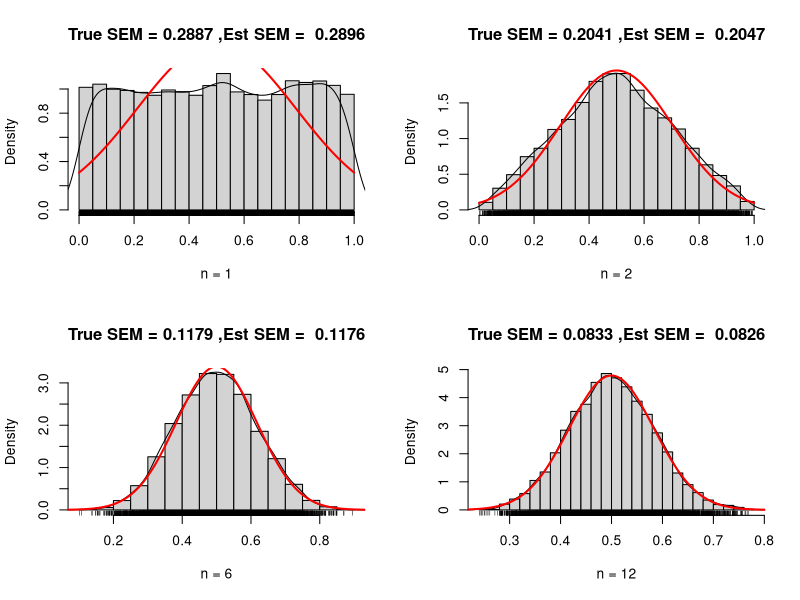
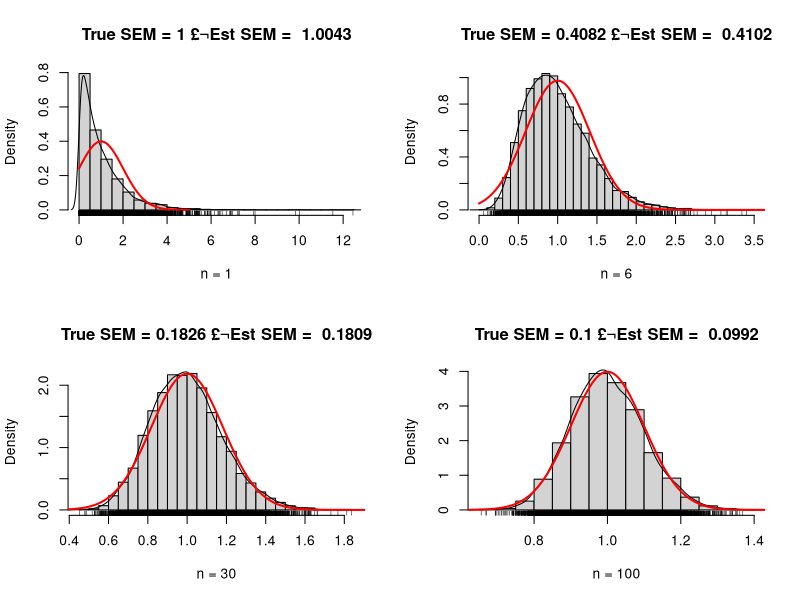
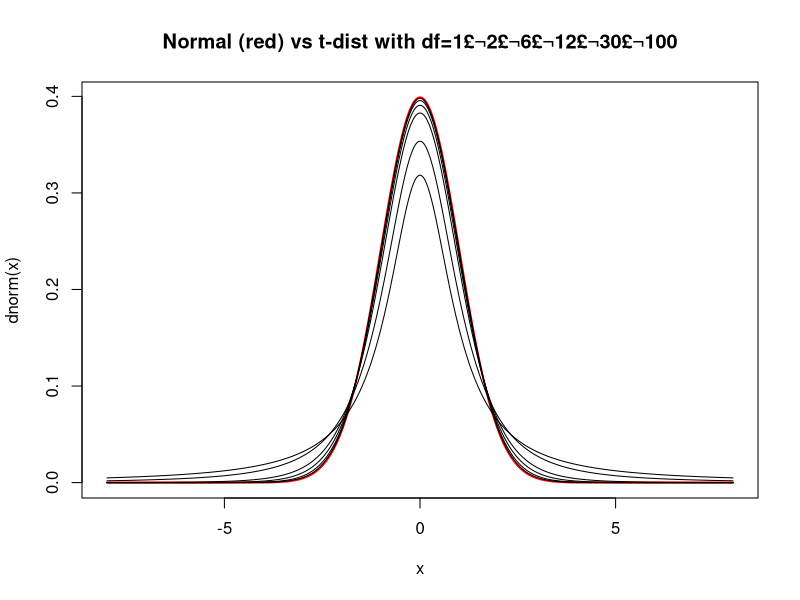
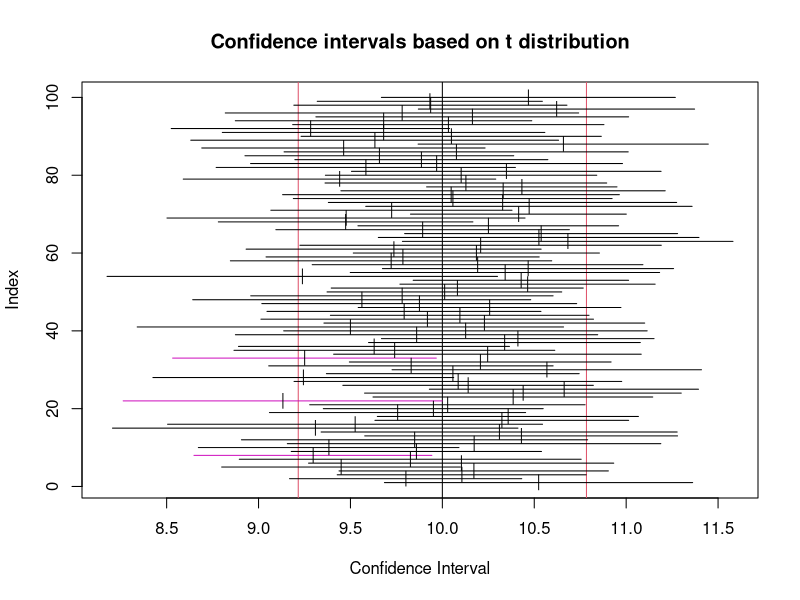
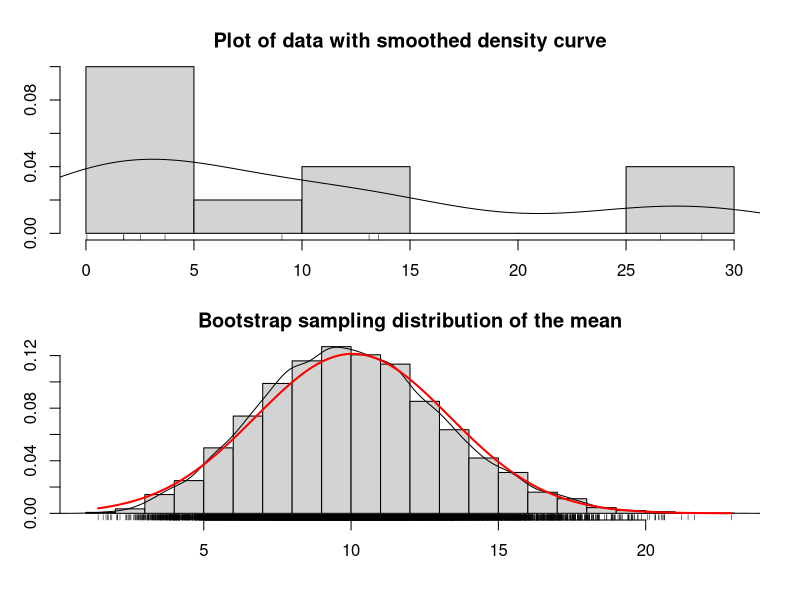
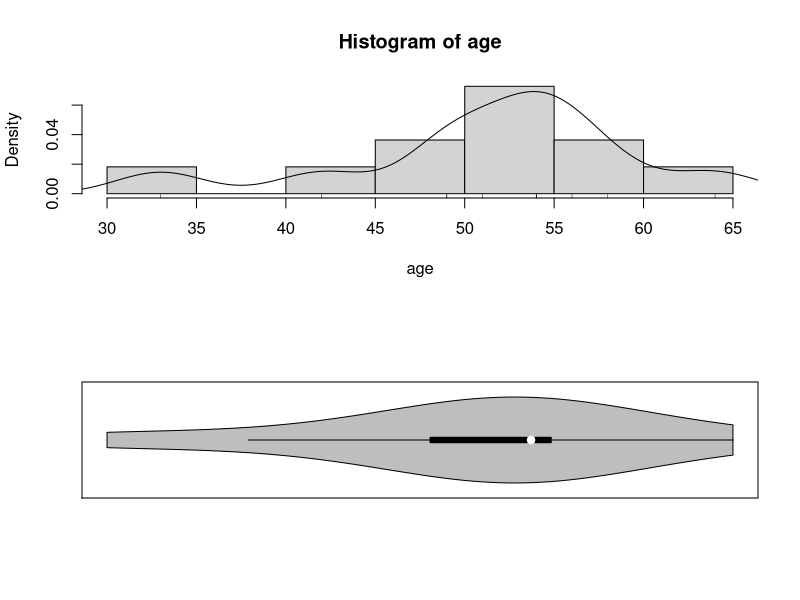
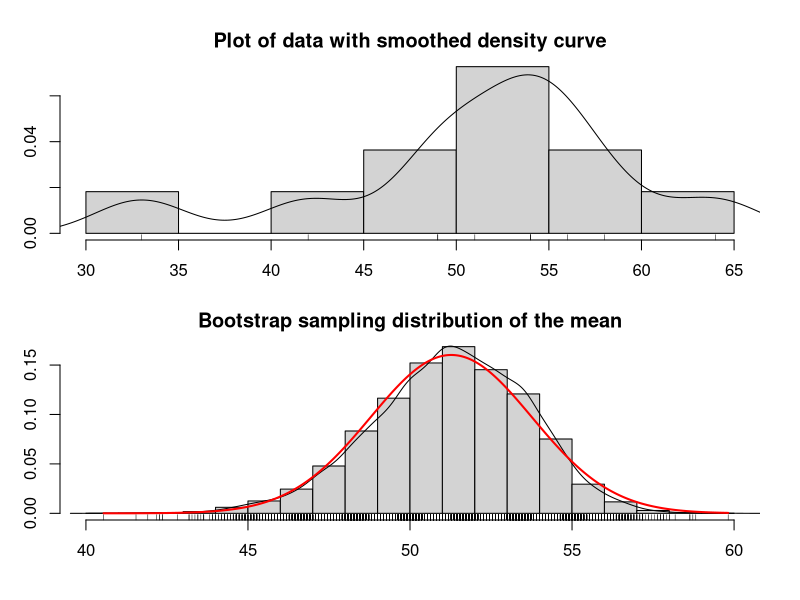
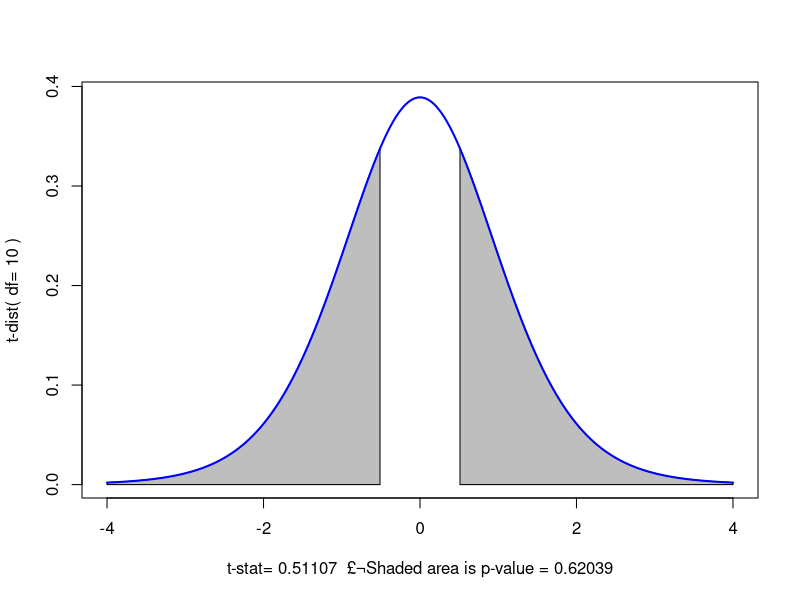

The R script that drew these images, in order:
demo.clt.unif <- function(N, n)
{sam <- matrix(runif(N*n,0,1), ncol=N) ;
sam.mean <- colMeans(sam)
sam.se <- sd(sam.mean)
true.se <- sqrt((1/12)/n)
hist(sam.mean,freq = FALSE,breaks = 25, main = paste( "True SEM =", round(true.se,4), ",Est SEM = ", round(sam.se,4)), xlab = paste( "n =", n))
points(density(sam.mean), type = "l")
x<- seq(0,1,length = 1000)
points(x, dnorm(x,mean = 0.5,sd = true.se),type = "l", lwd = 2,col = "red")
rug(sam.mean)
}

par(mfrow=c(2,2));
demo.clt.unif(10000,  1);
demo.clt.unif(10000,  2);
demo.clt.unif(10000,  6);
demo.clt.unif(10000, 12);

demo.clt.exp <- function(N, n) {
  sam <- matrix(rexp (N*n,1) , ncol=N) ;
  sam.mean <- colMeans(sam)
  sam.se <- sd(sam.mean)
  true.se <- sqrt(1/n)
  hist(sam.mean,freq = FALSE,breaks = 25, main = paste( "True SEM =", round(true.se,4),"£¬Est SEM = ", round( sam.se,4)), xlab = paste( "n =", n))
  points(density(sam.mean), type = "l")
  x<- seq(0,5,length = 1000)
  points(x,dnorm(x,mean = 1,sd = true.se),type = "l", lwd = 2,col = "red")
  rug(sam.mean)
}
par(mfrow=c(2,2));
demo.clt.exp(10000, 1);
demo.clt.exp(10000, 6);
demo.clt.exp(10000, 30);
demo.clt.exp(10000, 100);


x<- seq(-8,8, length = 1000)
par(mfrow=c(1,1))
plot(x, dnorm(x), type = "l",lwd = 2, col = "red", main = "Normal (red) vs t-dist with df=1£¬2£¬6£¬12£¬30£¬100")
points(x, dt(x,1), type = "l")
points(x, dt (x,2), type = "l")
points(x, dt(x,6), type = "l")
points(x, dt(x,12), type = "l")
points(x, dt(x,30), type = "l")
points(x, dt(x, 100), type = "l")

library(TeachingDemos)
ci.examp(mean.sim = 10, sd = 2, n = 25, reps = 100,conf.level= 0.95,method = "t")

bs.one.samp.dist <- function(dat, N = 1e4){
n <- length(dat) ;
sam <- matrix(sample(dat,size = N * n, replace = TRUE), ncol=N);
sam.mean <- colMeans(sam) ;
old.par <- par(no.readonly =TRUE)
par(mfrow=c(2,1), mar=c(3,2,2,1), oma=c(1,1,1,1))
hist(dat,freq = FALSE, breaks = 6,main = "Plot of data with smoothed density curve")
points(density(dat), type = "l")
rug(dat)
hist(sam.mean,freq = FALSE,breaks = 25, main = "Bootstrap sampling distribution of the mean", xlab = paste( "Data: n =", n, " , mean =", signif(mean(dat) , digits = 5), " , se =", signif(sd(dat)/sqrt(n)), digits = 5))
points(density(sam.mean), type = "l")
x <- seq(min(sam.mean) , max(sam.mean), length = 1000)
points(x, dnorm(x,mean = mean(dat), sd = sd(dat)/sqrt(n)), type = "l",lwd = 2, col = "red")
rug(sam.mean)
par(old.par)
}
x <- rgamma(10,shape = .5, scale = 20)
bs.one.samp.dist(x)

age <- c(54,42,51,54,49,56,33,58,54,64,49)
par(mfrow=c(2,1))
hist(age,freq = FALSE,breaks = 6)
points(density(age), type = "l")
rug(age)
library(vioplot)
vioplot(age,horizontal=TRUE, col="gray" )

stem(age,scale=2)
qt(1-0.05/2,df=length(age)-1)
?t.test
t.summary<-t.test(age,mu=50)
t.summary
summary(age)

bs.one.samp.dist(age)


t.dist.pval<-function(t.summary) {
par(mfrow=c(1,1))
lim.extreme <- max(4,abs(t.summary$statistic) + 0.5)
lim.lower <- -lim.extreme;
lim.upper <-lim.extreme;
x.curve <-seq(lim.lower,lim.upper,length=200)
y.curve <-dt(x.curve,df = t.summary$parameter)
plot(x.curve, y.curve, type = "n"
     , ylab =paste("t-dist( df=", signif(t.summary$parameter, 3), ")")
     , xlab =paste("t-stat=", signif(t.summary$statistic, 5)
    , " £¬Shaded area is p-value =", signif(t.summary$p.value, 5)))
if ((t.summary$alternative == "less" )
| (t.summary$alternative == "two.sided")) {
x.pval.l <- seq(lim.lower,-abs(t.summary$statistic),length=200)
y.pval.l <-dt(x.pval.l, df = t.summary$parameter)
polygon(c(lim.lower,x.pval.l, -abs(t.summary$statistic))
, c(0,y.pval.l,0), col="gray" )
}
if ((t.summary$alternative == "greater")
|(t.summary$alternative == "two.sided")) {
x.pval.u <- seq(abs(t.summary$statistic), lim.upper, length=200)
y.pval.u <- dt(x.pval.u, df = t.summary$parameter)
polygon(c(abs(t.summary$statistic), x.pval.u, lim.upper)
, c(0, y.pval.u, 0), col="gray")
}
points(x.curve, y.curve, type = "l", lwd = 2, col = "blue")
}
t.dist.pval(t.summary)

names(t.summary)
t.summary$statistic
t.summary$parameter
t.summary$p.vaule
t.summary$conf.int
t.summary$estimate
t.summary$null.value
t.summary$alternative
t.summary$method
t.summary$data.name


toco <- c(5.6,2.7,6.2,2.9,1.5,4.0,4.3,3.0,3.6,2.4,6.7,3.8)
par(mfrow=c(2,1))
hist(toco, freq = FALSE, breaks = 6)
points(density(toco), type = "l")
rug(toco)
vioplot(toco, horizontal=TRUE, col="gray" )
stem(toco,scale=2)
qt(1-0.05/2,df=length(toco)-1)
t.summary<-t.test(toco,mu=0.54)
t.summary
summary(toco)
t.dist.pval(t.summary)
bs.one.samp.dist(toco)
